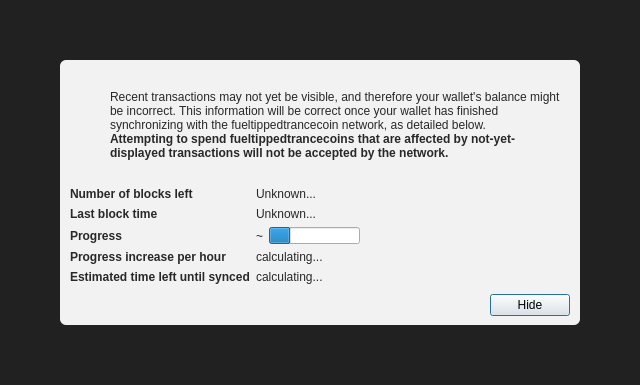
<?xml version="1.0" encoding="UTF-8"?>
<ui version="4.0">
 <class>ModalOverlay</class>
 <widget class="ModalOverlay" name="ModalOverlay">
  <property name="geometry">
   <rect>
    <x>0</x>
    <y>0</y>
    <width>640</width>
    <height>385</height>
   </rect>
  </property>
  <property name="windowTitle">
   <string>Form</string>
  </property>
  <layout class="QVBoxLayout" name="verticalLayout" stretch="0">
   <property name="sizeConstraint">
    <enum>QLayout::SetDefaultConstraint</enum>
   </property>
   <property name="leftMargin">
    <number>0</number>
   </property>
   <property name="topMargin">
    <number>0</number>
   </property>
   <property name="rightMargin">
    <number>0</number>
   </property>
   <property name="bottomMargin">
    <number>0</number>
   </property>
   <item>
    <widget class="QWidget" name="bgWidget" native="true">
     <property name="styleSheet">
      <string notr="true">#bgWidget { background: rgba(0,0,0,220); }</string>
     </property>
     <layout class="QVBoxLayout" name="verticalLayoutMain" stretch="1">
      <property name="leftMargin">
       <number>60</number>
      </property>
      <property name="topMargin">
       <number>60</number>
      </property>
      <property name="rightMargin">
       <number>60</number>
      </property>
      <property name="bottomMargin">
       <number>60</number>
      </property>
      <item>
       <widget class="QWidget" name="contentWidget" native="true">
        <property name="styleSheet">
         <string notr="true">#contentWidget { background: rgba(255,255,255,240); border-radius: 6px; }

QLabel { color: rgb(40,40,40);  }</string>
        </property>
        <layout class="QVBoxLayout" name="verticalLayoutSub" stretch="1,0,0,0">
         <property name="spacing">
          <number>0</number>
         </property>
         <property name="leftMargin">
          <number>10</number>
         </property>
         <property name="topMargin">
          <number>10</number>
         </property>
         <property name="rightMargin">
          <number>10</number>
         </property>
         <property name="bottomMargin">
          <number>10</number>
         </property>
         <item>
          <layout class="QHBoxLayout" name="horizontalLayoutIconText" stretch="0,1">
           <property name="topMargin">
            <number>20</number>
           </property>
           <item>
            <layout class="QVBoxLayout" name="verticalLayoutIcon">
             <property name="leftMargin">
              <number>0</number>
             </property>
             <item>
              <widget class="QPushButton" name="warningIcon">
               <property name="enabled">
                <bool>false</bool>
               </property>
               <property name="text">
                <string/>
               </property>
               <property name="icon">
                <iconset>
                 <normaloff>:/icons/warning</normaloff>
                 <disabledoff>:/icons/warning</disabledoff>:/icons/warning</iconset>
               </property>
               <property name="iconSize">
                <size>
                 <width>48</width>
                 <height>48</height>
                </size>
               </property>
               <property name="flat">
                <bool>true</bool>
               </property>
              </widget>
             </item>
             <item>
              <spacer name="verticalSpacerWarningIcon">
               <property name="orientation">
                <enum>Qt::Vertical</enum>
               </property>
               <property name="sizeHint" stdset="0">
                <size>
                 <width>20</width>
                 <height>40</height>
                </size>
               </property>
              </spacer>
             </item>
            </layout>
           </item>
           <item>
            <layout class="QVBoxLayout" name="verticalLayoutInfoText">
             <property name="leftMargin">
              <number>0</number>
             </property>
             <property name="topMargin">
              <number>0</number>
             </property>
             <item>
              <widget class="QLabel" name="infoText">
               <property name="text">
                <string>Recent transactions may not yet be visible, and therefore your wallet's balance might be incorrect. This information will be correct once your wallet has finished synchronizing with the fueltippedtrancecoin network, as detailed below.</string>
               </property>
               <property name="textFormat">
                <enum>Qt::RichText</enum>
               </property>
               <property name="wordWrap">
                <bool>true</bool>
               </property>
              </widget>
             </item>
             <item>
              <widget class="QLabel" name="infoTextStrong">
               <property name="font">
                <font>
                 <weight>75</weight>
                 <bold>true</bold>
                </font>
               </property>
               <property name="text">
                <string>Attempting to spend fueltippedtrancecoins that are affected by not-yet-displayed transactions will not be accepted by the network.</string>
               </property>
               <property name="textFormat">
                <enum>Qt::RichText</enum>
               </property>
               <property name="wordWrap">
                <bool>true</bool>
               </property>
              </widget>
             </item>
             <item>
              <spacer name="verticalSpacerInTextSpace">
               <property name="orientation">
                <enum>Qt::Vertical</enum>
               </property>
               <property name="sizeHint" stdset="0">
                <size>
                 <width>20</width>
                 <height>40</height>
                </size>
               </property>
              </spacer>
             </item>
            </layout>
           </item>
          </layout>
         </item>
         <item>
          <spacer name="verticalSpacerAfterText">
           <property name="orientation">
            <enum>Qt::Vertical</enum>
           </property>
           <property name="sizeHint" stdset="0">
            <size>
             <width>20</width>
             <height>40</height>
            </size>
           </property>
          </spacer>
         </item>
         <item>
          <layout class="QFormLayout" name="formLayout">
           <property name="fieldGrowthPolicy">
            <enum>QFormLayout::FieldsStayAtSizeHint</enum>
           </property>
           <property name="horizontalSpacing">
            <number>6</number>
           </property>
           <property name="verticalSpacing">
            <number>6</number>
           </property>
           <property name="topMargin">
            <number>10</number>
           </property>
           <item row="0" column="0">
            <widget class="QLabel" name="labelNumberOfBlocksLeft">
             <property name="font">
              <font>
               <weight>75</weight>
               <bold>true</bold>
              </font>
             </property>
             <property name="text">
              <string>Number of blocks left</string>
             </property>
            </widget>
           </item>
           <item row="0" column="1">
            <widget class="QLabel" name="numberOfBlocksLeft">
             <property name="text">
              <string>Unknown...</string>
             </property>
            </widget>
           </item>
           <item row="1" column="0">
            <widget class="QLabel" name="labelLastBlockTime">
             <property name="font">
              <font>
               <weight>75</weight>
               <bold>true</bold>
              </font>
             </property>
             <property name="text">
              <string>Last block time</string>
             </property>
            </widget>
           </item>
           <item row="1" column="1">
            <widget class="QLabel" name="newestBlockDate">
             <property name="sizePolicy">
              <sizepolicy hsizetype="Maximum" vsizetype="Preferred">
               <horstretch>0</horstretch>
               <verstretch>0</verstretch>
              </sizepolicy>
             </property>
             <property name="text">
              <string>Unknown...</string>
             </property>
            </widget>
           </item>
           <item row="2" column="0">
            <widget class="QLabel" name="labelSyncDone">
             <property name="font">
              <font>
               <weight>75</weight>
               <bold>true</bold>
              </font>
             </property>
             <property name="text">
              <string>Progress</string>
             </property>
            </widget>
           </item>
           <item row="2" column="1">
            <layout class="QHBoxLayout" name="horizontalLayoutSync" stretch="0,1">
             <item>
              <widget class="QLabel" name="percentageProgress">
               <property name="text">
                <string notr="true">~</string>
               </property>
              </widget>
             </item>
             <item>
              <widget class="QProgressBar" name="progressBar">
               <property name="value">
                <number>24</number>
               </property>
               <property name="format">
                <string/>
               </property>
              </widget>
             </item>
            </layout>
           </item>
           <item row="4" column="0">
            <widget class="QLabel" name="labelProgressIncrease">
             <property name="font">
              <font>
               <weight>75</weight>
               <bold>true</bold>
              </font>
             </property>
             <property name="text">
              <string>Progress increase per hour</string>
             </property>
            </widget>
           </item>
           <item row="4" column="1">
            <widget class="QLabel" name="progressIncreasePerH">
             <property name="text">
              <string>calculating...</string>
             </property>
            </widget>
           </item>
           <item row="5" column="0">
            <widget class="QLabel" name="labelEstimatedTimeLeft">
             <property name="font">
              <font>
               <weight>75</weight>
               <bold>true</bold>
              </font>
             </property>
             <property name="text">
              <string>Estimated time left until synced</string>
             </property>
            </widget>
           </item>
           <item row="5" column="1">
            <widget class="QLabel" name="expectedTimeLeft">
             <property name="text">
              <string>calculating...</string>
             </property>
            </widget>
           </item>
          </layout>
         </item>
         <item>
          <layout class="QHBoxLayout" name="horizontalLayoutButtons">
           <property name="leftMargin">
            <number>10</number>
           </property>
           <property name="topMargin">
            <number>10</number>
           </property>
           <item>
            <spacer name="horizontalSpacer">
             <property name="orientation">
              <enum>Qt::Horizontal</enum>
             </property>
             <property name="sizeHint" stdset="0">
              <size>
               <width>40</width>
               <height>20</height>
              </size>
             </property>
            </spacer>
           </item>
           <item>
            <widget class="QPushButton" name="closeButton">
             <property name="text">
              <string>Hide</string>
             </property>
             <property name="focusPolicy">
              <enum>Qt::StrongFocus</enum>
             </property>
             <property name="default">
              <bool>true</bool>
             </property>
            </widget>
           </item>
          </layout>
         </item>
        </layout>
       </widget>
      </item>
     </layout>
    </widget>
   </item>
  </layout>
 </widget>
 <customwidgets>
  <customwidget>
   <class>ModalOverlay</class>
   <extends>QWidget</extends>
   <header>qt/modaloverlay.h</header>
   <container>1</container>
  </customwidget>
 </customwidgets>
 <resources/>
 <connections/>
</ui>
